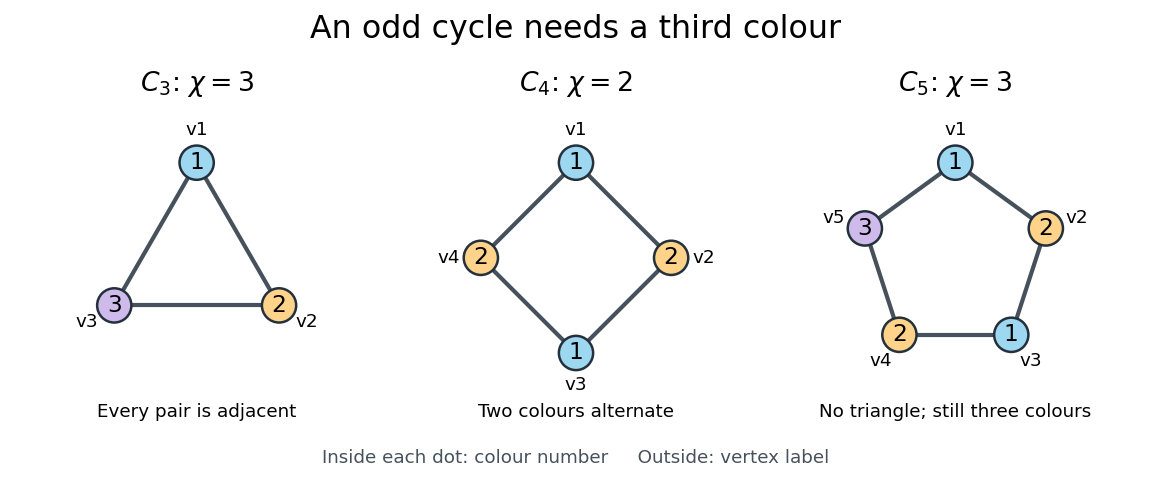

Write the Python code that produced this figure.
"""Draw graph-coloring-cycle-examples.png in cwd; tested with Python 3.14.4.

Uses the repository's Matplotlib dependency; verifies small colorings by enumeration.
"""

from itertools import combinations, product
from math import cos, pi, sin
from pathlib import Path

import matplotlib

matplotlib.use("Agg")
import matplotlib.pyplot as plt
from matplotlib.patches import Circle


PALETTE = {1: "#9ed8f0", 2: "#ffd38a", 3: "#cebbeb"}
EXAMPLES = [(3, (1, 2, 3)), (4, (1, 2, 1, 2)), (5, (1, 2, 1, 2, 3))]


def cycle_edges(n):
    return [(i, (i + 1) % n) for i in range(n)]


def proper(colors, edges):
    return all(colors[u] != colors[v] for u, v in edges)


def coloring_count(n, edges, k):
    return sum(proper(colors, edges) for colors in product(range(1, k + 1), repeat=n))


def check_examples():
    counts = {}
    for n, colors in EXAMPLES:
        assert proper(colors, cycle_edges(n))
        counts[n] = [coloring_count(n, cycle_edges(n), k) for k in range(1, 4)]
    assert counts == {3: [0, 0, 6], 4: [0, 2, 18], 5: [0, 0, 30]}
    for n in range(3, 9):
        k = 2 if n % 2 == 0 else 3
        assert coloring_count(n, cycle_edges(n), k) > 0
        assert coloring_count(n, cycle_edges(n), k - 1) == 0
    for n in range(1, 6):
        edges = list(combinations(range(n), 2))
        assert coloring_count(n, edges, n) > 0
        assert coloring_count(n, edges, n - 1) == 0
    edges = {frozenset(edge) for edge in cycle_edges(5)}
    assert not any(all(frozenset(pair) in edges for pair in combinations(triple, 2))
                   for triple in combinations(range(5), 3))
    print(f"Verified C3/C4/C5 labeled-coloring counts for k=1,2,3: {counts}.")
    print("Verified chromatic numbers for C3–C8, K1–K5, and triangle-freeness of C5.")


def main():
    check_examples()
    plt.rcParams.update({"font.size": 12, "font.family": "DejaVu Sans"})
    fig, axes = plt.subplots(1, 3, figsize=(9.6, 4.0), facecolor="white")
    fig.suptitle("An odd cycle needs a third colour", fontsize=19, y=0.97)
    for ax, (n, colors) in zip(axes, EXAMPLES):
        points = [(cos(pi / 2 - 2 * pi * i / n), sin(pi / 2 - 2 * pi * i / n))
                  for i in range(n)]
        for u, v in cycle_edges(n):
            ax.plot([points[u][0], points[v][0]], [points[u][1], points[v][1]],
                    color="#46515c", linewidth=2.5, zorder=1)
        for i, ((x, y), color) in enumerate(zip(points, colors)):
            ax.add_patch(Circle((x, y), 0.18, facecolor=PALETTE[color],
                                edgecolor="#24313d", linewidth=1.5, zorder=2))
            ax.text(x, y, str(color), ha="center", va="center", fontsize=14, zorder=3)
            ax.text(1.34 * x, 1.34 * y, f"v{i + 1}", ha="center", va="center", fontsize=11)
        ax.set_title(rf"$C_{n}$: $\chi = {max(colors)}$", fontsize=16, pad=9)
        ax.text(0, -1.62, {3: "Every pair is adjacent", 4: "Two colours alternate",
                           5: "No triangle; still three colours"}[n],
                ha="center", va="center", fontsize=11)
        ax.set(xlim=(-1.6, 1.6), ylim=(-1.78, 1.6), aspect="equal", facecolor="white")
        ax.axis("off")
    fig.text(0.5, 0.035, "Inside each dot: colour number     Outside: vertex label",
             ha="center", fontsize=11, color="#46515c")
    fig.subplots_adjust(left=0.025, right=0.975, bottom=0.11, top=0.78, wspace=0.13)
    fig.savefig(Path(__file__).with_suffix(".png").name, dpi=120, facecolor="white",
                transparent=False)
    plt.close(fig)


if __name__ == "__main__":
    main()
